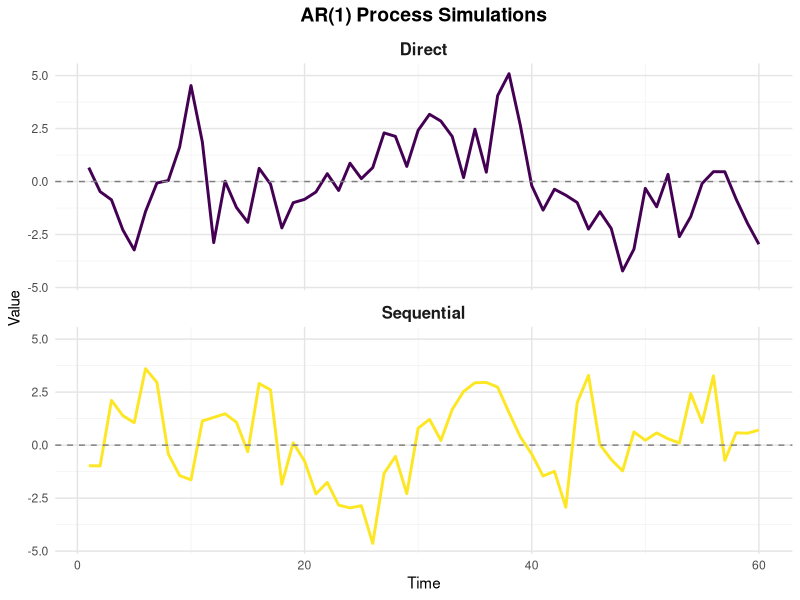
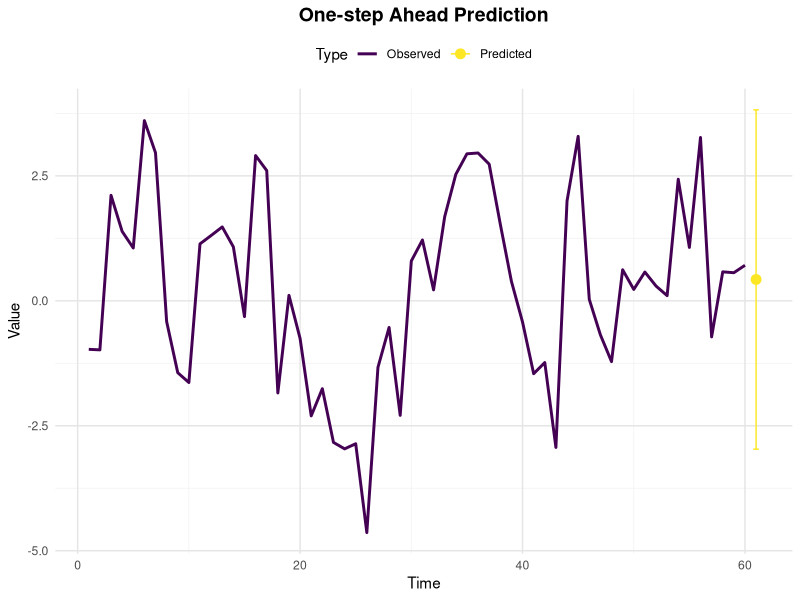
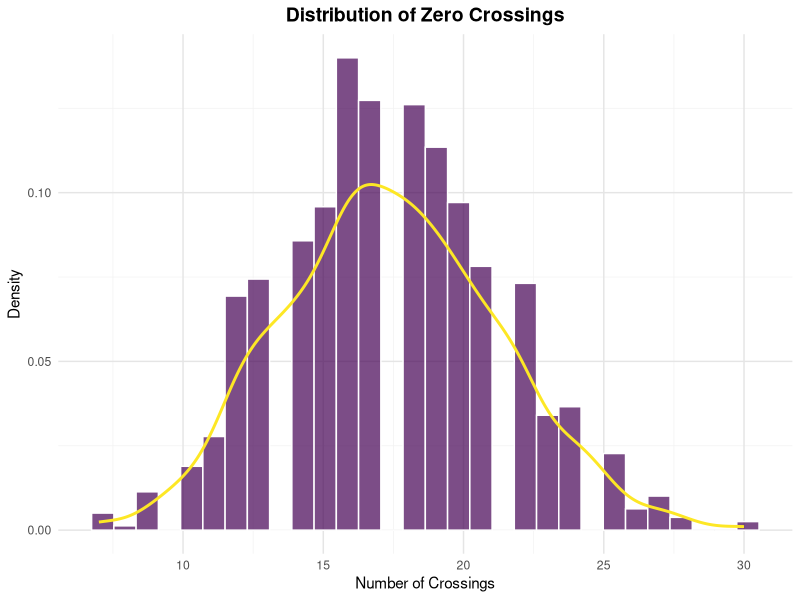
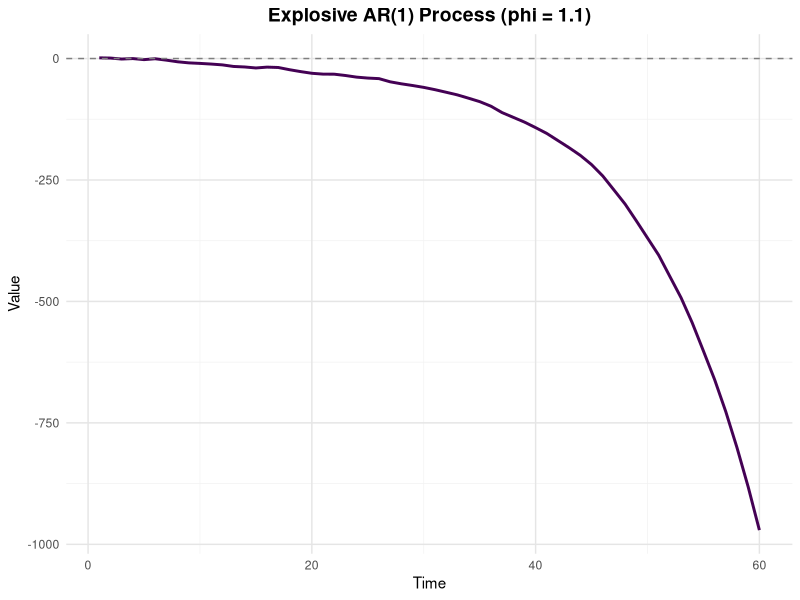

Here is the R script that generated these plots, in order:
## ---- chunk 1
knitr::opts_chunk$set(
  echo = TRUE,
  warning = FALSE,
  message = FALSE,
  fig.width = 10,
  fig.height = 6
)

# Load required packages
library(knitr)
library(kableExtra)
library(ggplot2)
library(tidyr)
library(dplyr)
library(gridExtra)
library(viridis)
## ---- chunk 2
params <- data.frame(
  Parameter = c("phi", "sigma2", "n", "Initial Distribution"),
  Value = c("0.6", "3", "60", "N(0, sigma2)"),
  Description = c(
    "Auto-regression coefficient",
    "Innovation variance",
    "Time series length",
    "Initial value distribution"
  )
)

kable(params,
      caption = "Model Parameters",
      align = c('l', 'c', 'l'),
      booktabs = TRUE) %>%
  kable_styling(latex_options = c("striped", "hold_position"),
                position = "center",
                full_width = FALSE)
## ---- chunk 3
# Set random seed for reproducibility
set.seed(123)

# Parameters
n <- 60
phi <- 0.6
sigma2 <- 3

# Method 1: Sequential simulation
ar1_sequential <- numeric(n)
ar1_sequential[1] <- rnorm(1, 0, sqrt(sigma2))
for(t in 2:n) {
  ar1_sequential[t] <- phi * ar1_sequential[t-1] + rnorm(1, 0, sqrt(sigma2))
}

# Method 2: Direct simulation using matrix multiplication
epsilon <- rnorm(n, 0, sqrt(sigma2))
phi_matrix <- matrix(0, n, n)
for(i in 1:n) {
  for(j in 1:i) {
    phi_matrix[i,j] <- phi^(i-j)
  }
}
ar1_direct <- phi_matrix %*% epsilon

# Create data frames for ggplot
df_sequential <- data.frame(
  Time = 1:n,
  Value = ar1_sequential,
  Method = "Sequential"
)

df_direct <- data.frame(
  Time = 1:n,
  Value = ar1_direct,
  Method = "Direct"
)

df_combined <- rbind(df_sequential, df_direct)

# Create enhanced plot
ggplot(df_combined, aes(x = Time, y = Value, color = Method)) +
  geom_line(size = 1) +
  geom_hline(yintercept = 0, linetype = "dashed", color = "gray50") +
  facet_wrap(~Method, ncol = 1) +
  scale_color_viridis(discrete = TRUE) +
  theme_minimal() +
  theme(
    panel.grid.major = element_line(color = "gray90"),
    panel.grid.minor = element_line(color = "gray95"),
    strip.text = element_text(size = 12, face = "bold"),
    legend.position = "none",
    plot.title = element_text(hjust = 0.5, size = 14, face = "bold")
  ) +
  labs(title = "AR(1) Process Simulations",
       x = "Time",
       y = "Value")
## ---- chunk 4
effects <- data.frame(
  Parameter = c("Increasing sigma2", "Increasing phi", "Decreasing phi"),
  Effect = c(
    "Increases process variance and volatility",
    "Creates more persistent/smoother process (phi -> 1)",
    "Creates more random/noisy process (phi -> 0)"
  )
)

kable(effects,
      caption = "Effects of Parameter Changes",
      align = c('l', 'l'),
      booktabs = TRUE) %>%
  kable_styling(latex_options = c("striped", "hold_position"),
                position = "center",
                full_width = FALSE)
## ---- chunk 5
# Predict Y61
y61_pred <- phi * ar1_sequential[n]
ci_width <- qnorm(0.975) * sqrt(sigma2)
y61_ci <- c(y61_pred - ci_width, y61_pred + ci_width)

# Create prediction plot
df_pred <- data.frame(
  Time = c(1:n, n+1),
  Value = c(ar1_sequential, y61_pred),
  Type = c(rep("Observed", n), "Predicted")
)

ggplot(df_pred, aes(x = Time, y = Value, color = Type)) +
  geom_line(data = subset(df_pred, Type == "Observed"), size = 1) +
  geom_point(data = subset(df_pred, Type == "Predicted"), size = 3) +
  geom_errorbar(data = subset(df_pred, Type == "Predicted"),
                aes(ymin = y61_ci[1], ymax = y61_ci[2]),
                width = 0.5) +
  scale_color_manual(values = c("Observed" = "#440154", "Predicted" = "#FDE725")) +
  theme_minimal() +
  theme(
    panel.grid.major = element_line(color = "gray90"),
    panel.grid.minor = element_line(color = "gray95"),
    legend.position = "top",
    plot.title = element_text(hjust = 0.5, size = 14, face = "bold")
  ) +
  labs(title = "One-step Ahead Prediction",
       x = "Time",
       y = "Value")

# Results table
pred_results <- data.frame(
  Metric = c("Point Prediction", "Lower 95% CI", "Upper 95% CI"),
  Value = round(c(y61_pred, y61_ci[1], y61_ci[2]), 3)
)

kable(pred_results,
      caption = "One-step Ahead Prediction (Y61)",
      align = c('l', 'r'),
      booktabs = TRUE) %>%
  kable_styling(latex_options = c("striped", "hold_position"),
                position = "center",
                full_width = FALSE)
## ---- chunk 6
# Function to count zero crossings
count_crossings <- function(series) {
  sum(series[-1] * series[-length(series)] < 0)
}

# Simulate multiple series and count crossings
n_sims <- 1000
crossings <- numeric(n_sims)

for(i in 1:n_sims) {
  y <- numeric(n)
  y[1] <- rnorm(1, 0, sqrt(sigma2))
  for(t in 2:n) {
    y[t] <- phi * y[t-1] + rnorm(1, 0, sqrt(sigma2))
  }
  crossings[i] <- count_crossings(y)
}

# Create enhanced histogram
df_crossings <- data.frame(crossings = crossings)

ggplot(df_crossings, aes(x = crossings)) +
  geom_histogram(aes(y = ..density..), 
                 fill = "#440154", 
                 color = "white",
                 bins = 30,
                 alpha = 0.7) +
  geom_density(color = "#FDE725", size = 1) +
  theme_minimal() +
  theme(
    panel.grid.major = element_line(color = "gray90"),
    panel.grid.minor = element_line(color = "gray95"),
    plot.title = element_text(hjust = 0.5, size = 14, face = "bold")
  ) +
  labs(title = "Distribution of Zero Crossings",
       x = "Number of Crossings",
       y = "Density")

# Summary statistics
crossing_stats <- data.frame(
  Statistic = c("Mean", "Median", "SD", "Min", "Max"),
  Value = round(c(mean(crossings), median(crossings), 
                 sd(crossings), min(crossings), max(crossings)), 2)
)

kable(crossing_stats,
      caption = "Zero Crossings Statistics",
      align = c('l', 'r'),
      booktabs = TRUE) %>%
  kable_styling(latex_options = c("striped", "hold_position"),
                position = "center",
                full_width = FALSE)
## ---- chunk 7
# Parameters for explosive AR
phi_explosive <- 1.1
n <- 60

# Simulate explosive process
ar_explosive <- numeric(n)
ar_explosive[1] <- rnorm(1, 0, sqrt(sigma2))

for(t in 2:n) {
  ar_explosive[t] <- phi_explosive * ar_explosive[t-1] + rnorm(1, 0, sqrt(sigma2))
}

# Create enhanced plot
df_explosive <- data.frame(
  Time = 1:n,
  Value = ar_explosive
)

ggplot(df_explosive, aes(x = Time, y = Value)) +
  geom_line(color = "#440154", size = 1) +
  geom_hline(yintercept = 0, linetype = "dashed", color = "gray50") +
  theme_minimal() +
  theme(
    panel.grid.major = element_line(color = "gray90"),
    panel.grid.minor = element_line(color = "gray95"),
    plot.title = element_text(hjust = 0.5, size = 14, face = "bold")
  ) +
  labs(title = "Explosive AR(1) Process (phi = 1.1)",
       x = "Time",
       y = "Value")

# Process characteristics
explosive_chars <- data.frame(
  Characteristic = c("Process Type", "Behavior", "Stationarity", "Long-term Distribution"),
  Description = c(
    "Explosive AR(1)",
    "Exponential growth",
    "Non-stationary",
    "No stable distribution"
  )
)

kable(explosive_chars,
      caption = "Characteristics of Explosive AR(1) Process",
      align = c('l', 'l'),
      booktabs = TRUE) %>%
  kable_styling(latex_options = c("striped", "hold_position"),
                position = "center",
                full_width = FALSE)
